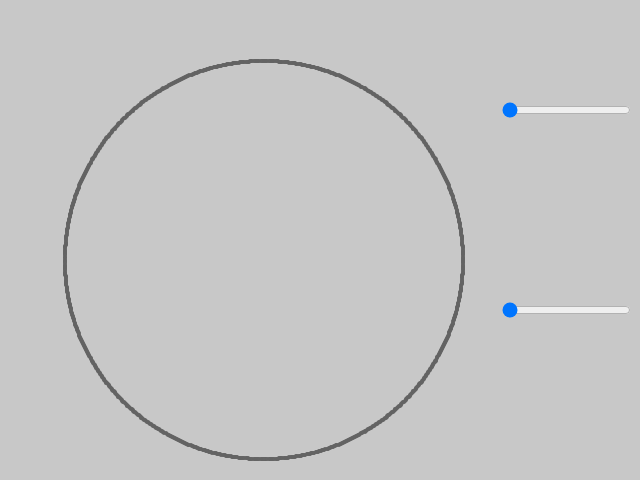
Frame 1 (no input)
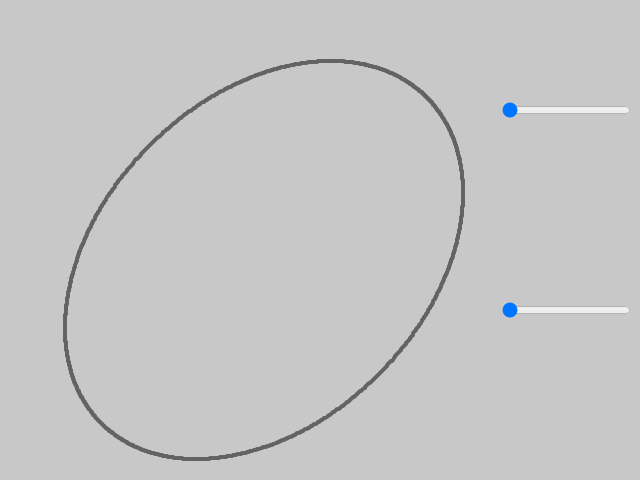
Frame 60 (no input)
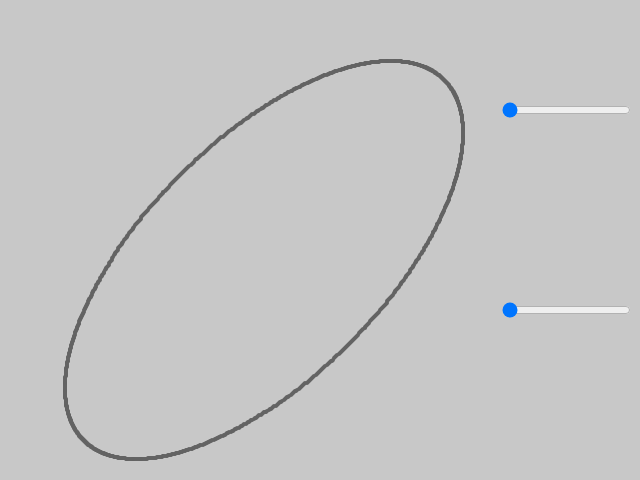
Frame 120 (the mouse pressed at the canvas centre since frame 60)

The p5.js sketch that drew these frames (run headless with seeded random() and noise() and a simulated clock; from frame 60 on, the mouse is pressed at the canvas centre):

// p5.js sketch
// ── sketch.js
/*
code taken from http://ibiblio.org/e-notes/html5/lis/lissa5.htm
*/

var aS = [];
var rad = 199;
var Max = 3*360, m1 = Max-1, m2 = Max/2;
var iXo = 0, iYo = m2/2;
//var parN = 2, parM = 1;
var parN = 1, parM = 1;

var sel;
var arr = [1,2,3,4,5,6,7];

var fr;

function setup() {
  
  frameRate(fr);
  createCanvas(640, 480);
  textSize(15);
//  slider = createSlider( 0, TWO_PI, PI);
  nSlider = createSlider(1, 7, 1), nSlider.position( 500, 100);
  mSlider = createSlider(1, 6, 1), mSlider.position( 500, 300); 
//  slider.position( 500, 100);

  background(200);
//  selectorN();
//  selectorM();
  
   sf = sin(3.14159265/m2);  
   cf = cos(3.14159265/m2);
  s = -sf; 
  c = cf;
  
  for (var i = 0; i < m2; i++) {
    s1 = s*cf + c*sf; 
    c = c*cf - s*sf; s = s1;
    aS[i] = round(rad*(1.0+s))+1;
    aS[i+m2] = round(rad*(1.0-s))+1;
  }
 }

function draw() {
  
  var n = nSlider.value(), parN = parseInt(n);
  var m = mSlider.value(); parM = parseInt(m);

  background(200);
  noFill();
  strokeWeight(4);
//  stroke(100, 120);
  stroke(100);
  translate(width/10, height/8);
  
  
   Xo = aS[iXo];
   Yo = aS[iYo];
  
  for (var j = Max; j > 0; j--) {
    iX = (iXo + parM) % Max; 
    iY = (iYo + parN) % m1;
    X = aS[iX];  
    Y = aS[iY];
    
   point(X, Y);

//  if(frameCount%30 == 0) console.log(X + " " + Y);
    iXo = iX; 
    iYo = iY; 
    Xo = X; 
    Yo = Y;
  }
  


  // if(frameCount%30 == 0) console.log( slider.value() );
}

/*
function sliderVal() {
  var N = slider.value()
  if(frameCount%30 == 0) console.log( (slider).value() );
  parN = parseInt (N);
}
*/

/*
function selectorN() {
//  textAlign(CENTER);
  sel = createSelect();
  sel.position(60, 10);
  for(var N = 0; N < arr.length; N++) sel.option(arr[N]);
  sel.changed(selectN);
}

function selectN() {
  var N = sel.value();
  console.log("N = " + N);
  parN = parseInt(N);
}

function selectorM() {
//  textAlign(CENTER);
  sel = createSelect();
  sel.position(60, 40);
  for(var M = 0; M < arr.length - 1; M++) sel.option(arr[M]);
  sel.changed(selectM);
}

function selectM() {
  var M = sel.value();
  console.log("M = " + M);
  parM = parseInt(M);
}
*/
